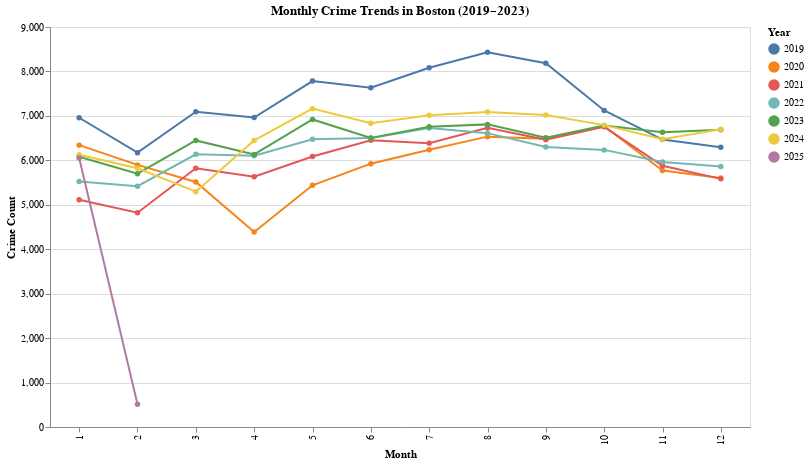

Notebook source saved alongside this figure:
### Markdown cell above
# Data Visualization 1: Crime Trends Over Time

### Type: Line Chart

### Tool: Altair

### Interactivity: Dropdown filter for year/month

### Customization: Color-coded lines by year

### Description: Shows how crime fluctuates monthly/yearly; great to highlight seasonal patterns or yearly drops.

### Code cell
import pandas as pd
import altair as alt

# Load all datasets
paths = {
    "2019": "2019.csv",
    "2020": "2020.csv",
    "2021": "2021.csv",
    "2022": "crime_reports_2022.csv",
    "2023": "2023_to_present.csv"
}

# Read and extract necessary columns
dfs = [pd.read_csv(path, low_memory=False)[['OCCURRED_ON_DATE', 'YEAR', 'MONTH']] for path in paths.values()]

# Combine all datasets
crime_all_years = pd.concat(dfs, ignore_index=True)

# Parse and clean data
crime_all_years['OCCURRED_ON_DATE'] = pd.to_datetime(crime_all_years['OCCURRED_ON_DATE'], errors='coerce')
crime_all_years['YEAR'] = pd.to_numeric(crime_all_years['YEAR'], errors='coerce')
crime_all_years['MONTH'] = pd.to_numeric(crime_all_years['MONTH'], errors='coerce')

# Group by year and month to count incidents
crime_monthly = crime_all_years.groupby(['YEAR', 'MONTH']).size().reset_index(name='Crime_Count')
crime_monthly = crime_monthly.sort_values(['YEAR', 'MONTH'])

# Altair line chart
chart = alt.Chart(crime_monthly).mark_line(point=True).encode(
    x=alt.X('MONTH:O', title='Month'),
    y=alt.Y('Crime_Count:Q', title='Crime Count'),
    color=alt.Color('YEAR:N', title='Year'),
    tooltip=['YEAR', 'MONTH', 'Crime_Count']
).properties(
    title='Monthly Crime Trends in Boston (2019–2023)',
    width=700,
    height=400
).interactive()

# Show the chart
chart.display()

# Save the chart as an HTML file
chart.save('monthly_crime_trends.html')
print("Chart saved as 'monthly_crime_trends.html'")

### Figure 1 — Vega-Lite specification as saved in the notebook (floating-point values rounded to 4 significant figures)
{"config": {"view": {"continuousWidth": 300, "continuousHeight": 300}}, "data": {"name": "data-8e07a17a574b303a28c08bdf0c01a47b"}, "mark": {"type": "line", "point": true}, "encoding": {"color": {"field": "YEAR", "title": "Year", "type": "nominal"}, "tooltip": [{"field": "YEAR", "type": "quantitative"}, {"field": "MONTH", "type": "quantitative"}, {"field": "Crime_Count", "type": "quantitative"}], "x": {"field": "MONTH", "title": "Month", "type": "ordinal"}, "y": {"field": "Crime_Count", "title": "Crime Count", "type": "quantitative"}}, "height": 400, "params": [{"name": "param_2", "select": {"type": "interval", "encodings": ["x", "y"]}, "bind": "scales"}], "title": "Monthly Crime Trends in Boston (2019–2023)", "width": 700, "$schema": "https://vega.github.io/schema/vega-lite/v5.20.1.json", "datasets": {"data-8e07a17a574b303a28c08bdf0c01a47b": [{"YEAR": 2019, "MONTH": 1, "Crime_Count": 6958}, {"YEAR": 2019, "MONTH": 2, "Crime_Count": 6173}, {"YEAR": 2019, "MONTH": 3, "Crime_Count": 7093}, {"YEAR": 2019, "MONTH": 4, "Crime_Count": 6963}, {"YEAR": 2019, "MONTH": 5, "Crime_Count": 7783}, {"YEAR": 2019, "MONTH": 6, "Crime_Count": 7635}, {"YEAR": 2019, "MONTH": 7, "Crime_Count": 8083}, {"YEAR": 2019, "MONTH": 8, "Crime_Count": 8430}, {"YEAR": 2019, "MONTH": 9, "Crime_Count": 8184}, {"YEAR": 2019, "MONTH": 10, "Crime_Count": 7121}, {"YEAR": 2019, "MONTH": 11, "Crime_Count": 6468}, {"YEAR": 2019, "MONTH": 12, "Crime_Count": 6293}, {"YEAR": 2020, "MONTH": 1, "Crime_Count": 6342}, {"YEAR": 2020, "MONTH": 2, "Crime_Count": 5897}, {"YEAR": 2020, "MONTH": 3, "Crime_Count": 5513}, {"YEAR": 2020, "MONTH": 4, "Crime_Count": 4387}, {"YEAR": 2020, "MONTH": 5, "Crime_Count": 5439}, {"YEAR": 2020, "MONTH": 6, "Crime_Count": 5925}, {"YEAR": 2020, "MONTH": 7, "Crime_Count": 6236}, {"YEAR": 2020, "MONTH": 8, "Crime_Count": 6533}, {"YEAR": 2020, "MONTH": 9, "Crime_Count": 6484}, {"YEAR": 2020, "MONTH": 10, "Crime_Count": 6766}, {"YEAR": 2020, "MONTH": 11, "Crime_Count": 5770}, {"YEAR": 2020, "MONTH": 12, "Crime_Count": 5602}, {"YEAR": 2021, "MONTH": 1, "Crime_Count": 5115}, {"YEAR": 2021, "MONTH": 2, "Crime_Count": 4822}, {"YEAR": 2021, "MONTH": 3, "Crime_Count": 5821}, {"YEAR": 2021, "MONTH": 4, "Crime_Count": 5631}, {"YEAR": 2021, "MONTH": 5, "Crime_Count": 6087}, {"YEAR": 2021, "MONTH": 6, "Crime_Count": 6450}, {"YEAR": 2021, "MONTH": 7, "Crime_Count": 6387}, {"YEAR": 2021, "MONTH": 8, "Crime_Count": 6730}, {"YEAR": 2021, "MONTH": 9, "Crime_Count": 6463}, {"YEAR": 2021, "MONTH": 10, "Crime_Count": 6753}, {"YEAR": 2021, "MONTH": 11, "Crime_Count": 5879}, {"YEAR": 2021, "MONTH": 12, "Crime_Count": 5583}, {"YEAR": 2022, "MONTH": 1, "Crime_Count": 5526}, {"YEAR": 2022, "MONTH": 2, "Crime_Count": 5418}, {"YEAR": 2022, "MONTH": 3, "Crime_Count": 6136}, {"YEAR": 2022, "MONTH": 4, "Crime_Count": 6103}, {"YEAR": 2022, "MONTH": 5, "Crime_Count": 6474}, {"YEAR": 2022, "MONTH": 6, "Crime_Count": 6500}, {"YEAR": 2022, "MONTH": 7, "Crime_Count": 6726}, {"YEAR": 2022, "MONTH": 8, "Crime_Count": 6612}, {"YEAR": 2022, "MONTH": 9, "Crime_Count": 6300}, {"YEAR": 2022, "MONTH": 10, "Crime_Count": 6235}, {"YEAR": 2022, "MONTH": 11, "Crime_Count": 5963}, {"YEAR": 2022, "MONTH": 12, "Crime_Count": 5859}, {"YEAR": 2023, "MONTH": 1, "Crime_Count": 6082}, {"YEAR": 2023, "MONTH": 2, "Crime_Count": 5700}, {"YEAR": 2023, "MONTH": 3, "Crime_Count": 6448}, {"YEAR": 2023, "MONTH": 4, "Crime_Count": 6133}, {"YEAR": 2023, "MONTH": 5, "Crime_Count": 6920}, {"YEAR": 2023, "MONTH": 6, "Crime_Count": 6501}, {"YEAR": 2023, "MONTH": 7, "Crime_Count": 6758}, {"YEAR": 2023, "MONTH": 8, "Crime_Count": 6809}, {"YEAR": 2023, "MONTH": 9, "Crime_Count": 6511}, {"YEAR": 2023, "MONTH": 10, "Crime_Count": 6783}, {"YEAR": 2023, "MONTH": 11, "Crime_Count": 6634}, {"YEAR": 2023, "MONTH": 12, "Crime_Count": 6687}, {"YEAR": 2024, "MONTH": 1, "Crime_Count": 6126}, {"YEAR": 2024, "MONTH": 2, "Crime_Count": 5823}, {"YEAR": 2024, "MONTH": 3, "Crime_Count": 5294}, {"YEAR": 2024, "MONTH": 4, "Crime_Count": 6448}, {"YEAR": 2024, "MONTH": 5, "Crime_Count": 7163}, {"YEAR": 2024, "MONTH": 6, "Crime_Count": 6834}, {"YEAR": 2024, "MONTH": 7, "Crime_Count": 7014}, {"YEAR": 2024, "MONTH": 8, "Crime_Count": 7087}, {"YEAR": 2024, "MONTH": 9, "Crime_Count": 7019}, {"YEAR": 2024, "MONTH": 10, "Crime_Count": 6792}, {"YEAR": 2024, "MONTH": 11, "Crime_Count": 6473}, {"YEAR": 2024, "MONTH": 12, "Crime_Count": 6701}, {"YEAR": 2025, "MONTH": 1, "Crime_Count": 6052}, {"YEAR": 2025, "MONTH": 2, "Crime_Count": 510}]}}
